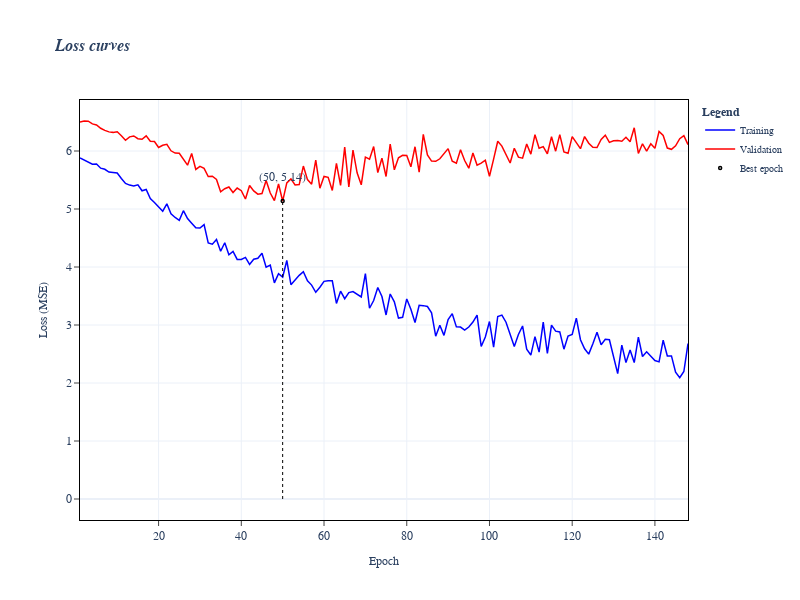

Notebook code for this chart:
### Code cell
# ---> Plot fitting curves
# Plotly GO (Graph Objects) figure
fig = go.Figure()

# Line plot of training losses
fig.add_trace(
    go.Scatter(
        x=fit_loss.index,
        y=fit_loss["train_loss"],
        name=r"Training",
        line=dict(color="blue", dash="solid", width=1.5),
        showlegend=True,
        mode="lines",
    )
)

# Line plot of validation losses
fig.add_trace(
    go.Scatter(
        x=fit_loss.index,
        y=fit_loss["val_loss"],
        name=r"Validation",
        line=dict(color="red", dash="solid", width=1.5),
        showlegend=True,
        mode="lines",
    )
)

# Line plot of best epoch
fig.add_trace(
    go.Scatter(
        x=[fit_loss_best.iloc[0]["epoch"], fit_loss_best.iloc[0]["epoch"]],
        y=[0, fit_loss_best.iloc[0]["val_loss"]],
        line=dict(dash="dot", color="rgba(0,0,0,1)", width=1),
        mode="lines",
        showlegend=False,
    )
)

# Marker plot of best epoch
fig.add_trace(
    go.Scatter(
        x=[fit_loss_best.iloc[0]["epoch"]],
        y=[fit_loss_best.iloc[0]["val_loss"]],
        marker=dict(
            symbol="circle",
            size=3,
            color="rgba(0,0,0,0)",
            line=dict(width=1.5, color="black"),
        ),
        mode="markers",
        name="Best epoch",
        showlegend=True,
    )
)

# Annotation
fig.add_annotation(
    x=fit_loss_best.iloc[0]["epoch"],
    y=fit_loss_best.iloc[0]["val_loss"],
    text=f"({fit_loss_best.iloc[0]['epoch']:.0f}, {fit_loss_best.iloc[0]['val_loss']:.2f})",
    showarrow=False,
    arrowhead=1,
    xanchor="center",
    yanchor="bottom",
    yshift=15,
)

fig.update_layout(
    # Figure dimensions
    width=800,
    height=600,
    
    # Template
    template="plotly_white",
    
    # Font family
    font_family="Arial",
    
    # Title
    title=dict(
        text="<b><i>Loss curves</i></b>",
        font=dict(size=16),
        pad=dict(t=15, b=5, l=15),
    ),
    
    # Axes titles
    xaxis_title=dict(text="Epoch", font=dict(size=12)),
    yaxis_title=dict(text="Loss (MSE)", font=dict(size=12)),
    
    # Axes
    xaxis=dict(
        showline=True,
        linecolor="black",
        linewidth=1,
        mirror=True,
        ticks="outside",
        range=[1, None],
    ),

    yaxis=dict(
        showline=True,
        linecolor="black",
        linewidth=1,
        mirror=True,
        ticks="outside",
        range=[0, None],
    ),

    # Legend
    legend=dict(
        title=dict(text="<b>Legend</b>", font=dict(size=12)),
        font=dict(size=10),
        bordercolor="rgba(255,255,255,0.9)",
        borderwidth=0,
        bgcolor="rgba(255,255,255,0.9)"
    ),
)

# Show plot
fig.show()

### Figure 1 — Plotly figure (JSON) as saved in the notebook; plotly's stock layout.template omitted (floating-point values rounded to 4 significant figures; data arrays with more than 128 entries replaced by an {"elided": "..."} marker saying what was removed)
{"data": [{"line": {"color": "blue", "dash": "solid", "width": 1.5}, "mode": "lines", "name": "Training", "showlegend": true, "type": "scatter", "x": {"elided": "148 int values"}, "y": {"elided": "148 float values"}}, {"line": {"color": "red", "dash": "solid", "width": 1.5}, "mode": "lines", "name": "Validation", "showlegend": true, "type": "scatter", "x": {"elided": "148 int values"}, "y": {"elided": "148 float values"}}, {"line": {"color": "rgba(0,0,0,1)", "dash": "dot", "width": 1}, "mode": "lines", "showlegend": false, "type": "scatter", "x": [50, 50], "y": [0, 5.137]}, {"marker": {"color": "rgba(0,0,0,0)", "line": {"color": "black", "width": 1.5}, "size": 3, "symbol": "circle"}, "mode": "markers", "name": "Best epoch", "showlegend": true, "type": "scatter", "x": [50], "y": [5.137]}], "layout": {"annotations": [{"arrowhead": 1, "showarrow": false, "text": "(50, 5.14)", "x": 50, "xanchor": "center", "y": 5.137, "yanchor": "bottom", "yshift": 15}], "font": {"family": "Arial"}, "height": 600, "legend": {"bgcolor": "rgba(255,255,255,0.9)", "bordercolor": "rgba(255,255,255,0.9)", "borderwidth": 0, "font": {"size": 10}, "title": {"font": {"size": 12}, "text": "<b>Legend</b>"}}, "title": {"font": {"size": 16}, "pad": {"b": 5, "l": 15, "t": 15}, "text": "<b><i>Loss curves</i></b>"}, "width": 800, "xaxis": {"linecolor": "black", "linewidth": 1, "mirror": true, "range": [1, null], "showline": true, "ticks": "outside", "title": {"font": {"size": 12}, "text": "Epoch"}}, "yaxis": {"linecolor": "black", "linewidth": 1, "mirror": true, "range": [0, null], "showline": true, "ticks": "outside", "title": {"font": {"size": 12}, "text": "Loss (MSE)"}}}}
